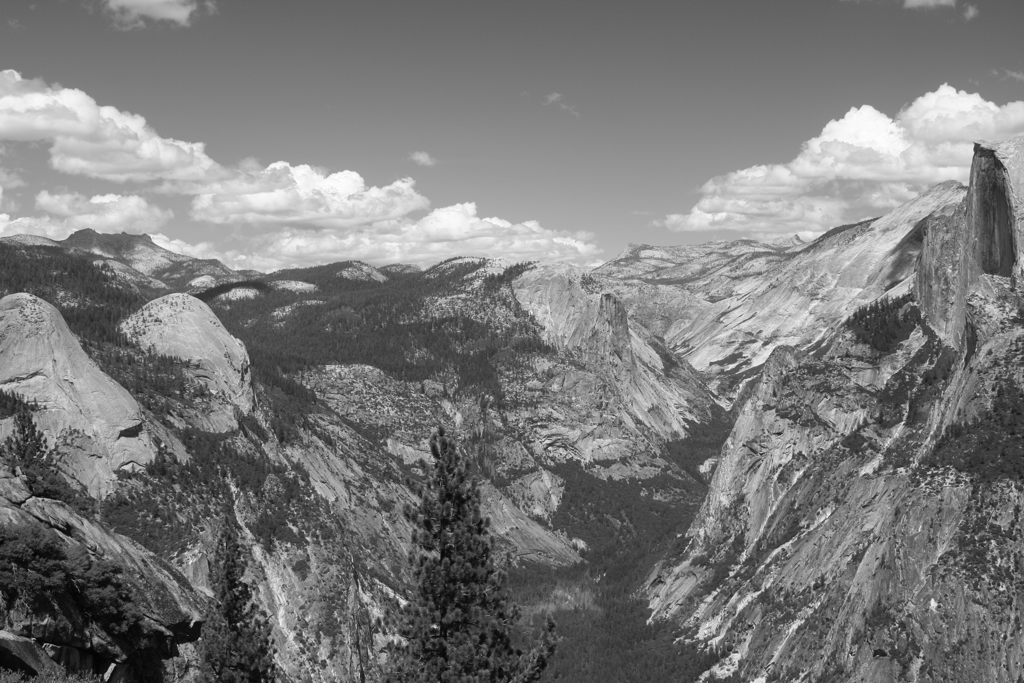
#> input picture lecture05/halfdome-01.png, 1024 x 683 px
$ python project02_33F22027.py
#> lines starting #> are read from the running program, lines starting #| are printed output that depends on the picture
import numpy as np
import cv2


def translation_matrix(tx, ty):
    return np.array([[1, 0, tx], [0, 1, ty], [0, 0, 1]], np.float32)


def stitchImage(img1, img2, H):
    """
    Stitch img1 into img2 with a 3x3 matrix H
    """
    # compute the size of stitched image
    h1, w1 = img1.shape[:2]
    h2, w2 = img2.shape[:2]
    pts1 = np.array([[[0, 0], [0, h1], [w1, h1], [w1, 0]]], dtype=np.float32)
    pts2 = np.array([[[0, 0], [0, h2], [w2, h2], [w2, 0]]], dtype=np.float32)
    pts1_ = cv2.perspectiveTransform(pts1, H)
    pts1 = pts1_[0, :, :]
    pts2 = pts2[0, :, :]

    # compute the size of stitched image
    pts = np.concatenate((pts1, pts2), axis=0)
    [xmin, ymin] = np.array(pts.min(axis=0).ravel() - 0.5, dtype=np.float32)
    [xmax, ymax] = np.array(pts.max(axis=0).ravel() + 0.5, dtype=np.float32)

    # compute the translation matrix
    t = np.array([-xmin, -ymin], dtype=int)
    Ht = translation_matrix(t[0], t[1])  # translate
    size = (int(np.ceil(xmax - xmin)), int(np.ceil(ymax - ymin)))

    # warp img1 and img2
    dst1 = cv2.warpPerspective(img1, Ht @ H, size)
    dst2 = cv2.warpPerspective(img2, Ht, size)

    # overlap dst2 on dst1
    dst1[t[1] : h2 + t[1], t[0] : w2 + t[0]] = dst2[t[1] : h2 + t[1], t[0] : w2 + t[0]]

    return dst1


if __name__ == "__main__":
    img1 = cv2.imread("halfdome-01.png")
#> img1 is the input picture: shape (683, 1024, 3); min 3, max 255, mean 121.8
    img2 = cv2.imread("halfdome-00.png")
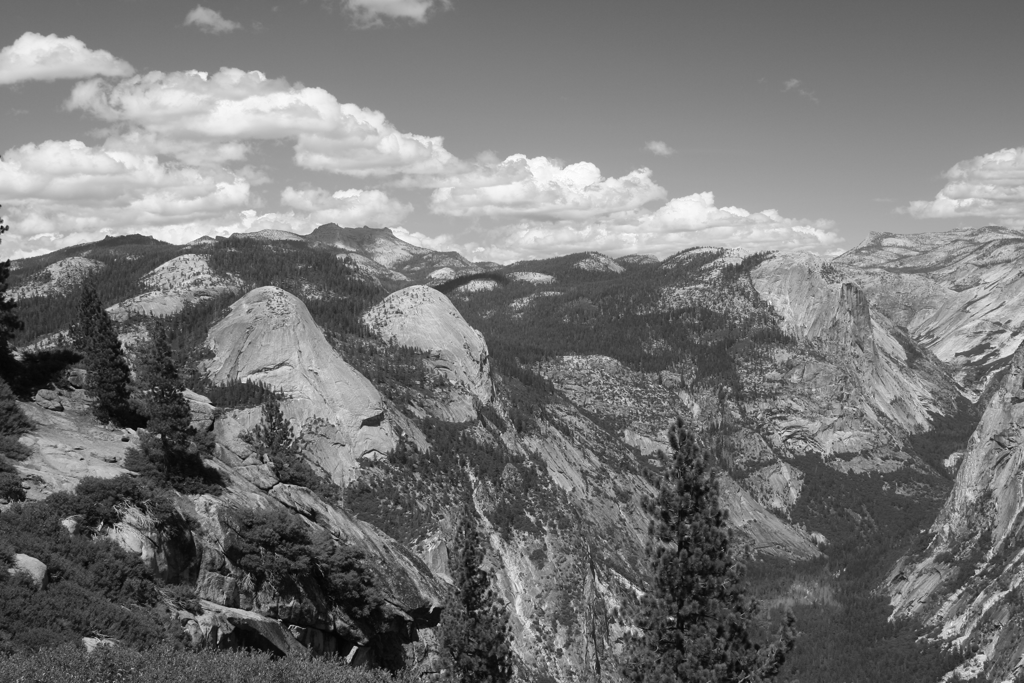
#> input picture lecture05/halfdome-00.png, 1024 x 683 px
#> img2 is the input picture: shape (683, 1024, 3); min 4, max 255, mean 118.7

    akaze = cv2.AKAZE_create()

    kp1, des1 = akaze.detectAndCompute(img1, None)
#> kp1 = 2715 keypoints; strongest (x, y, size): (403, 602, 5.7), (704, 468, 8.1), (933, 604, 5.7), (68, 529, 8.1)
    kp2, des2 = akaze.detectAndCompute(img2, None)
#> kp2 = 2711 keypoints; strongest (x, y, size): (68, 523, 8.1), (640, 593, 5.7), (949, 462, 8.1), (67, 522, 5.7)

    # Compute matches
    matcher = cv2.BFMatcher(cv2.NORM_HAMMING, crossCheck=True)
    matches = matcher.match(des1, des2)
#> matches = 1668 matches
    matches = sorted(matches, key=lambda x: x.distance)

    # Compute homography matrix
    pts1 = np.float32([kp1[m.queryIdx].pt for m in matches[:100]]).reshape(-1, 2)
#> pts1 = 100 pairs, first value 104.1 to 694.6, second value 150.9 to 642.9
    pts2 = np.float32([kp2[m.trainIdx].pt for m in matches[:100]]).reshape(-1, 2)
#> pts2 = 100 pairs, first value 347.3 to 938.2, second value 145 to 634.1
    H, mask = cv2.findHomography(pts1, pts2)
#> H = [[0.921, 0.0046, 248.1], [-0.0284, 0.974, 1.05], [-8.14e-05, 7.91e-06, 1]]; mask = 100 values from 1 to 1

    # stitch img1 into img2
    dst = stitchImage(img1, img2, H)
#> in stitchImage, `pts1_ = cv2.perspectiveTransform(pts1, H)`: pts1_ = [[248.1, 1.05], [249.9, 663], [1295.1, 691.4], [1299.3, -30.56]]
#> in stitchImage, `pts1 = pts1_[0, :, :]`: pts1 has the same summary as pts1_
#> in stitchImage, `pts = np.concatenate((pts1, pts2), axis=0)`: pts = [[248.1, 1.05], [249.9, 663], [1295.1, 691.4], [1299.3, -30.56], [0, 0], [0, 683], [1024, 683], [1024, 0]]
#> in stitchImage, `[xmin, ymin] = np.array(pts.min(axis=0).ravel() - 0.5, dtype=np.float32)`: xmin = -0.5; ymin = -31.06
#> in stitchImage, `[xmax, ymax] = np.array(pts.max(axis=0).ravel() + 0.5, dtype=np.float32)`: xmax = 1299.8; ymax = 691.9
#> in stitchImage, `t = np.array([-xmin, -ymin], dtype=int)`: t = [0, 31]
#> in stitchImage, `Ht = translation_matrix(t[0], t[1])`: Ht = [[1, 0, 0], [0, 1, 31], [0, 0, 1]]
#> in stitchImage, `size = (int(np.ceil(xmax - xmin)), int(np.ceil(ymax - ymin)))`: size = (1301, 723)
#> in stitchImage, `dst1 = cv2.warpPerspective(img1, Ht @ H, size)`:
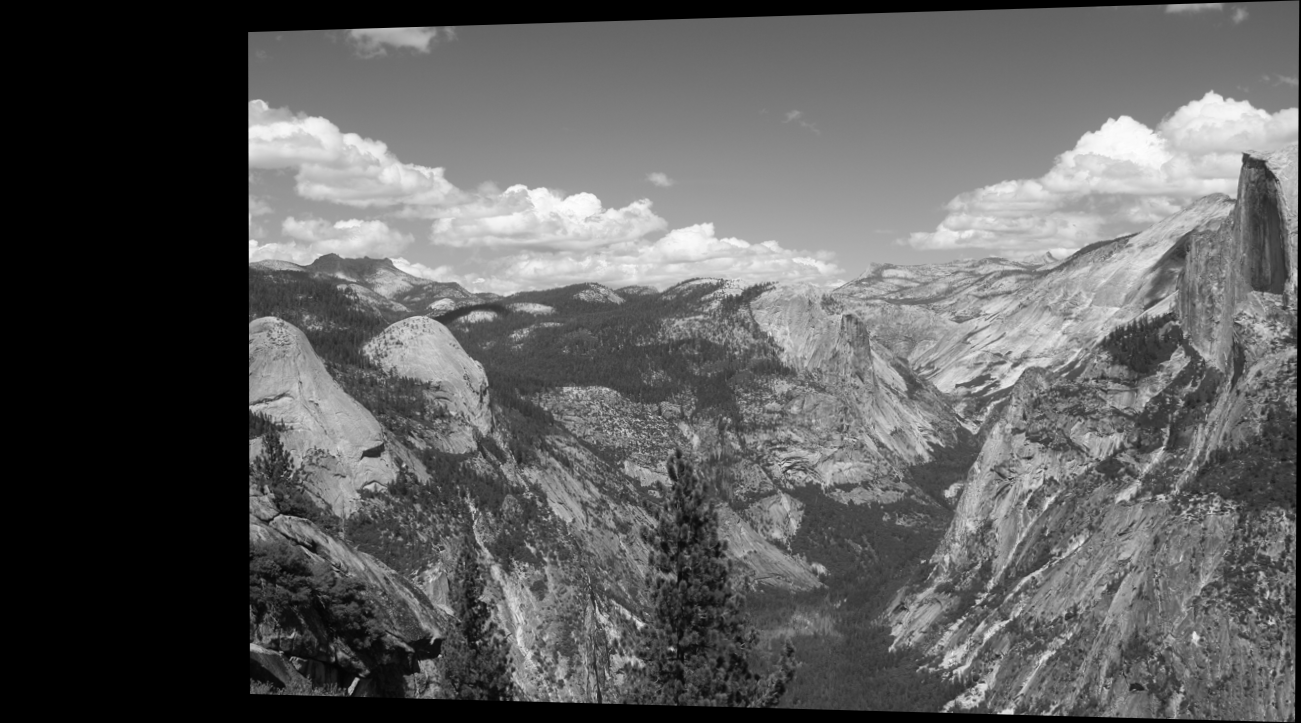
#> dst1: shape (723, 1301, 3); min 0, max 254, mean 94.2
#> in stitchImage, `dst2 = cv2.warpPerspective(img2, Ht, size)`:
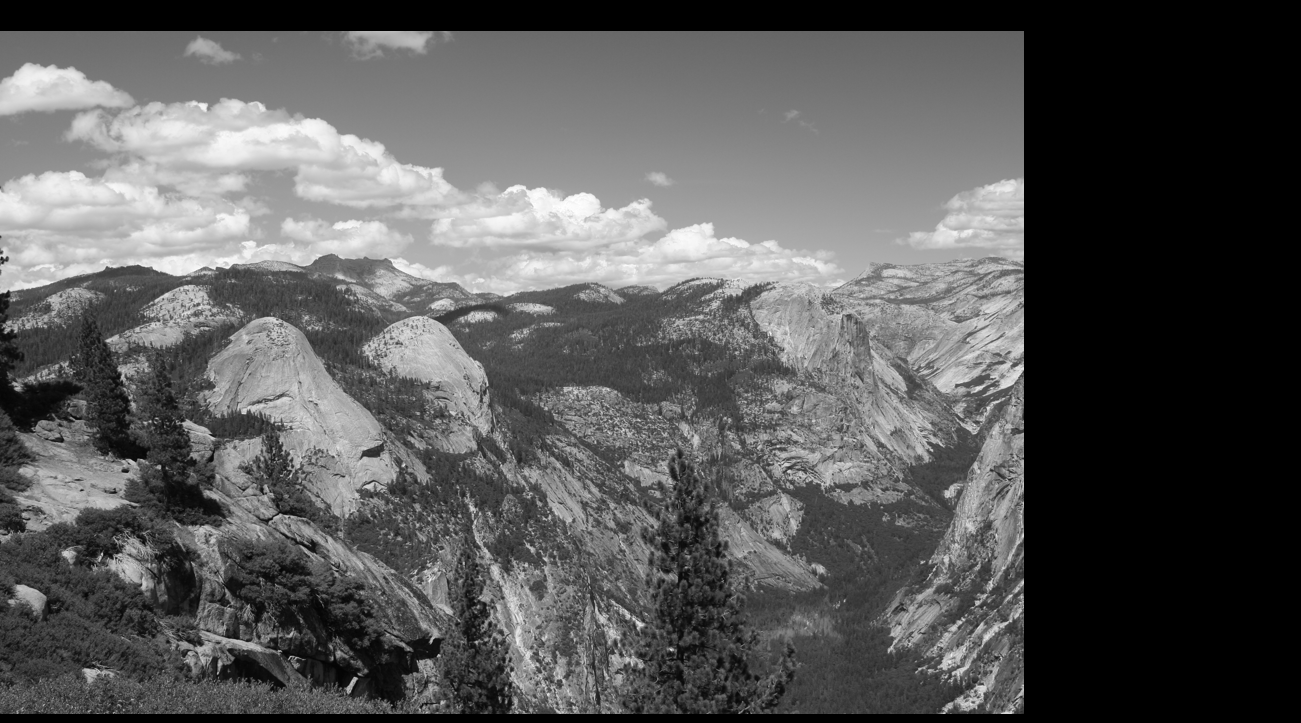
#> dst2: shape (723, 1301, 3); min 0, max 255, mean 88.2
#> in stitchImage, `dst1[t[1] : h2 + t[1], t[0] : w2 + t[0]] = dst2[t[1] : h2 + t[1], t[0]..`:
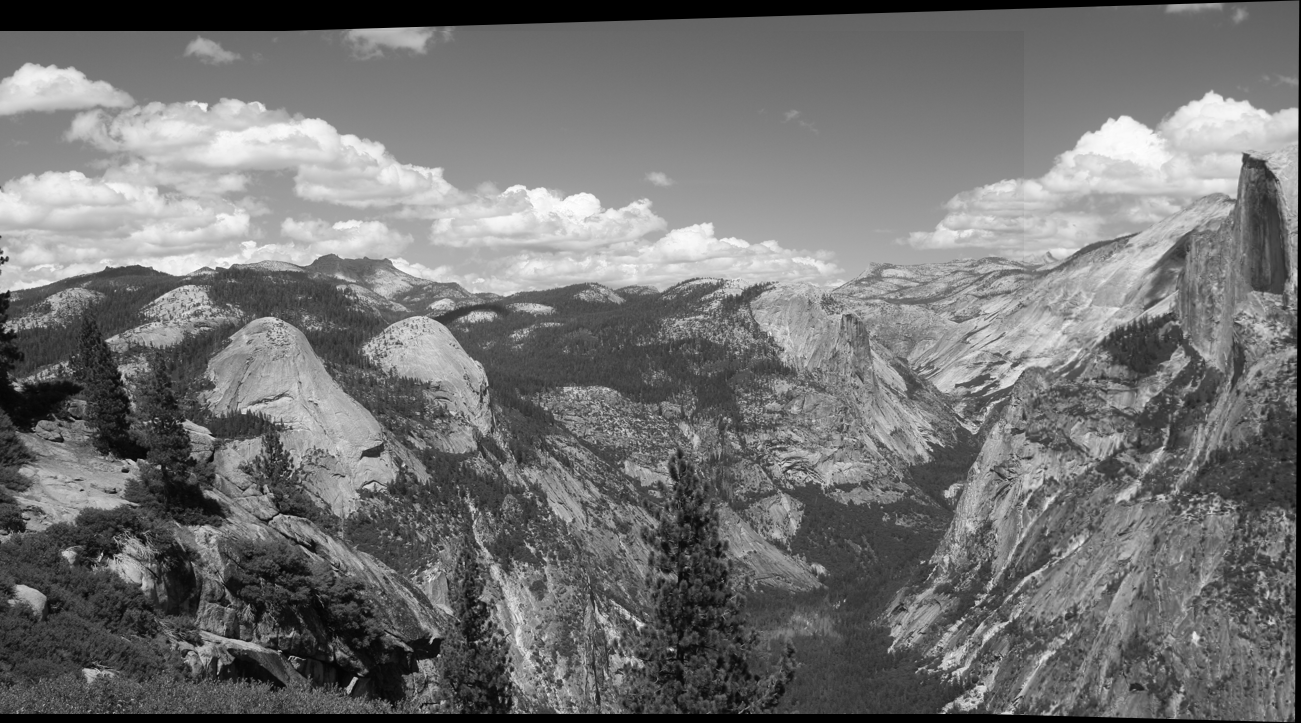
#> dst1: shape (723, 1301, 3); min 0, max 255, mean 115.3

    # Visualize
    cv2.imshow("Original1", img1)
    cv2.imshow("Original2", img2)
    cv2.imshow("Stitched", dst)

    cv2.waitKey()
    cv2.destroyAllWindows()
